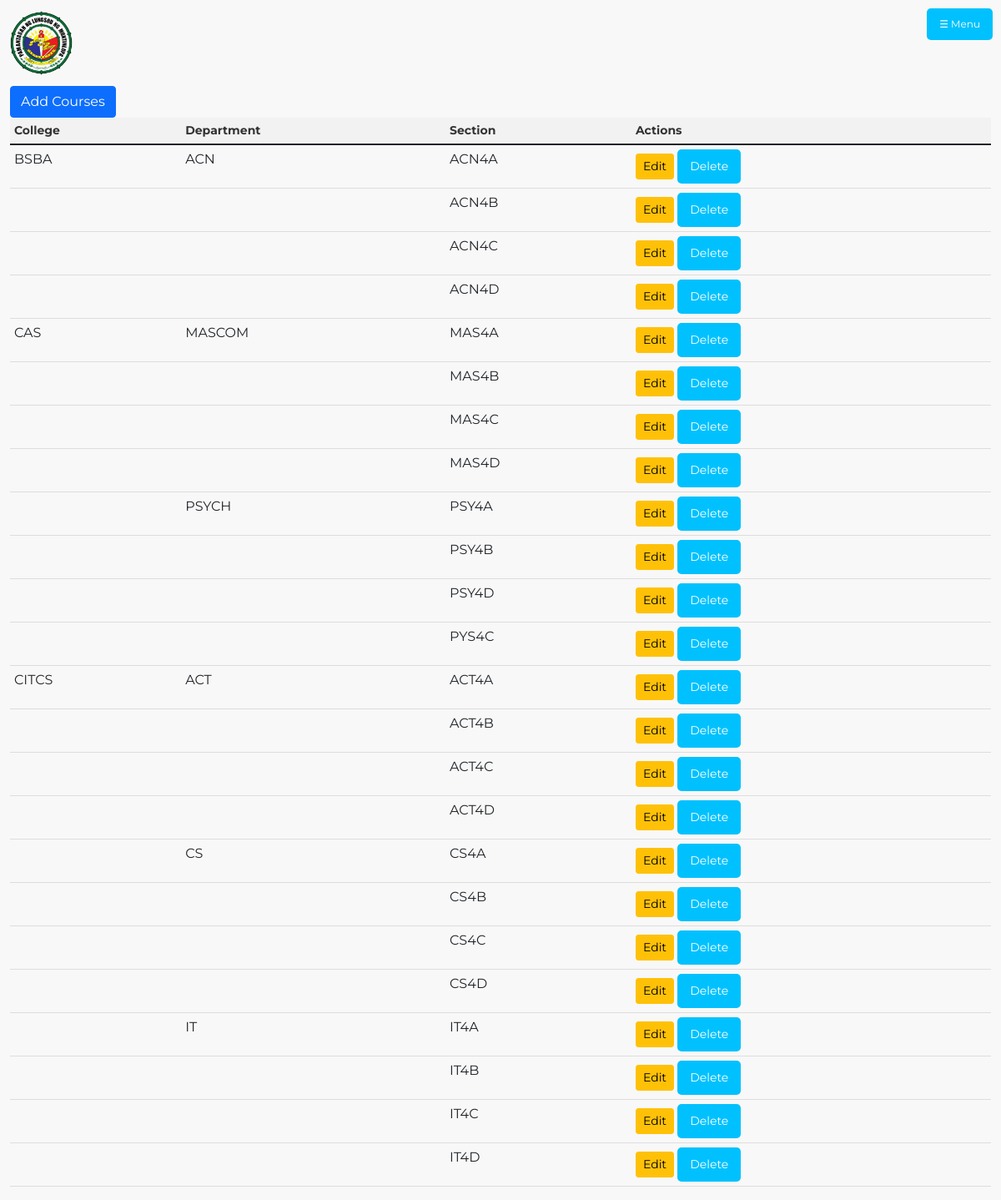
Page /dashboard/course.php on the committed database.
### tables this page shows
CREATE TABLE `courses` (
  `id` int(11) NOT NULL,
  `college` varchar(255) NOT NULL,
  `department` varchar(255) NOT NULL,
  `section` varchar(255) NOT NULL
);

### dashboard/course.php (the view, shortened to what this page needs)
<!DOCTYPE html>
<html lang="en">
<head>
    <link rel="stylesheet" href="../assets/css/bootstrap.css">
    <link rel="stylesheet" href="../assets/css/style.css">
    <link rel="stylesheet" href="https://pro.fontawesome.com/releases/v5.10.0/css/all.css" />
</head>
<body class="bg-content">
    <div class="container-fluid px">
    <?php include "component/nav.php"; ?>
            <?php
            include '../connection.php';
            try {
                $con->setAttribute(PDO::ATTR_ERRMODE, PDO::ERRMODE_EXCEPTION);
            } catch (PDOException $e) {
                die("Connection failed: " . $e->getMessage());
            }
            ?>
            <div class="button-add-student">
                <button type="button" class="btn btn-primary" data-bs-toggle="modal" data-bs-target="#addCourseModal">Add Courses</button>
            </div>
            <div class="courses">
                <table class="table table-responsive">
                    <thead>
                        <tr>
                            <th>College</th>
                            <th>Department</th>
                            <th>Section</th>
                            <th>Actions</th>
                        </tr>
                    </thead>
                    <tbody>
                    <?php
                    $query = "SELECT id, college, department, section FROM courses ORDER BY college, department, section";
                    $stmt = $con->prepare($query);
                    $stmt->execute();
                    $results = $stmt->fetchAll(PDO::FETCH_ASSOC);
                    if (count($results) > 0) {
                        $lastCollege = '';
                        $lastDepartment = '';
                        foreach ($results as $row) {
                            $collegeDisplay = ($lastCollege !== $row['college']) ? $row['college'] : '';
                            $departmentDisplay = ($lastDepartment !== $row['department']) ? $row['department'] : '';
                            $lastCollege = $row['college'];
                            $lastDepartment = $row['department'];
                            echo "<tr>
                                    <td>{$collegeDisplay}</td>
                                    <td>{$departmentDisplay}</td>
                                    <td>{$row['section']}</td>
                                    <td>
                                        <button class='btn btn-warning btn-sm' data-bs-toggle='modal' data-bs-target='#editCourseModal' data-id='{$row['id']}' data-college='{$row['college']}' data-department='{$row['department']}' data-section='{$row['section']}'>Edit</button>
                                        <form method='POST' action='' style='display:inline;'>
                                            <input type='hidden' name='delete_id' value='{$row['id']}'>
                                            <button type='submit' class='btn btn-danger btn-sm' onclick='return confirm(\"Are you sure you want to delete this course?\");'>Delete</button>
                                        </form>
                                    </td>
                                  </tr>";
                        }
                    } else {
                        echo "<tr><td colspan='4'>No courses found.</td></tr>";
                    }
                    ?>
                    </tbody>
                </table>
            </div>
        </div>
</body>
</html>

### dashboard/component/nav.php (shortened to what this page needs)
<!DOCTYPE html>
<html lang="en">
<head>
    <link rel="stylesheet" href="../assets/css/bootstrap.css">
    <link rel="stylesheet" href="../assets/css/style.css">
    <link rel="stylesheet" href="https://pro.fontawesome.com/releases/v5.10.0/css/all.css" />
</head>
<body>
    <header>
        <nav class="navbar">
            <a class="navbar-brand" href="home.php">
                <img src="../assets/img/plmun.png" alt="Logo" width="75" height="auto">
            </a>
            <button class="openbtn" onclick="openNav()">&#9776; Menu</button>
        </nav>
    </header>
    <div id="mySidepanel" class="bg-sidebar">
        <h1 class="text-start ms-3 mt-3 h6 fw-bold">Welcome</h1>
    </div>
</body>
</html>

### assets/css/style.css (style rules this page uses)
* { font-family: 'Montserrat', sans-serif; font-style: normal; margin: 0; padding: 0; box-sizing: border-box; }
button[type="submit"] { background-color: #00C1FE; border: none; padding: 10px 15px; border-radius: 5px; cursor: pointer; transition: background-color 0.3s ease; }
.bg-sidebar { display: flex; flex-direction: column; justify-content: flex-start; align-items: center; background-color: #FAFFC1; position: fixed; top: 0; right: 0; height: 100%; width: 0; overflow-y: auto; transition: width 0.3s ease, box-shadow 0.3s ease; z-index: 1000; box-shadow: -2px 0 5px rgba(0, 0, 0, 0.1); }
.openbtn { position: fixed; right: 10px; top: 10px; font-size: 12px; cursor: pointer; background-color: #00C1FE; color: white; padding: 10px 15px; border: none; border-radius: 5px; z-index: 999; }
.bg-content { background: #F8F8F8; }
.table { width: 100%; border-collapse: collapse; }
.table th, .table td { padding: 5px; text-align: left; border-bottom: 1px solid #ddd; }
.table th { font-size: 14px; background-color: #f2f2f2; color: #333; }

### rows in the picture
courses: college "BSBA", department "ACN", section "ACN4A"
courses: section "ACN4B"
courses: section "ACN4C"
courses: section "ACN4D"
courses: collegeDisplay "CAS", departmentDisplay "MASCOM", section "MAS4A"
courses: section "MAS4B"
courses: section "MAS4C"
courses: section "MAS4D"
courses: departmentDisplay "PSYCH", section "PSY4A"
courses: section "PSY4B"
courses: section "PSY4D"
courses: section "PYS4C"
courses: collegeDisplay "CITCS", departmentDisplay "ACT", section "ACT4A"
courses: section "ACT4B"
courses: section "ACT4C"
courses: section "ACT4D"
courses: departmentDisplay "CS", section "CS4A"
courses: section "CS4B"
courses: section "CS4C"
courses: section "CS4D"
courses: departmentDisplay "IT", section "IT4A"
courses: section "IT4B"
courses: section "IT4C"
courses: section "IT4D"
